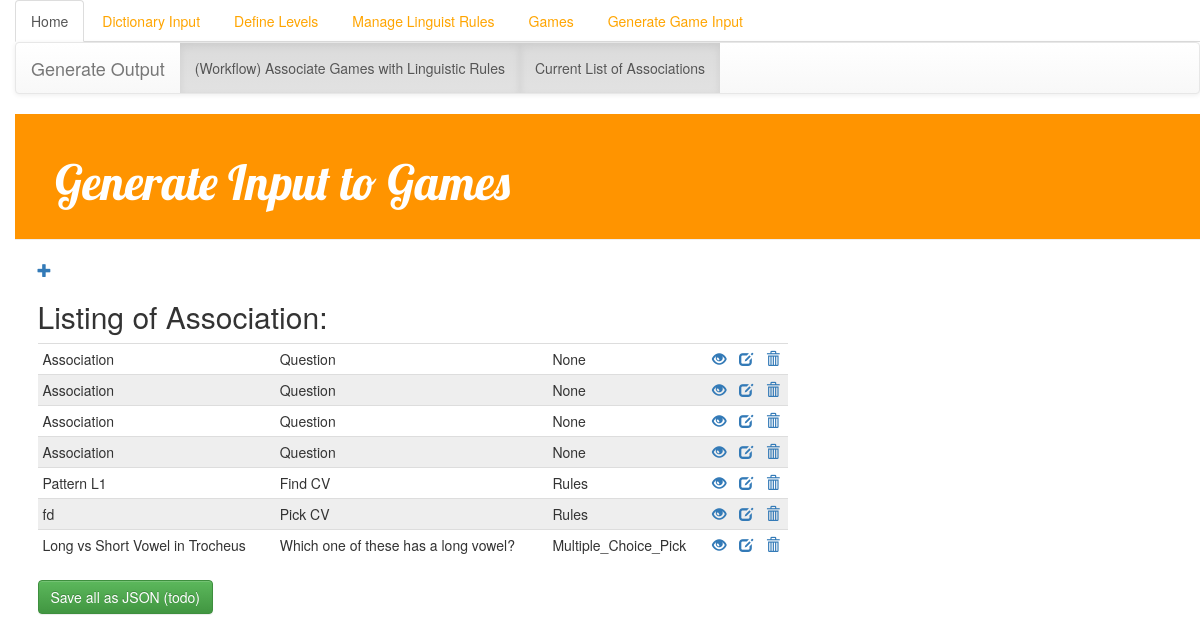
The page /Wordout/wordout_association_list/ on the database as committed earlier.
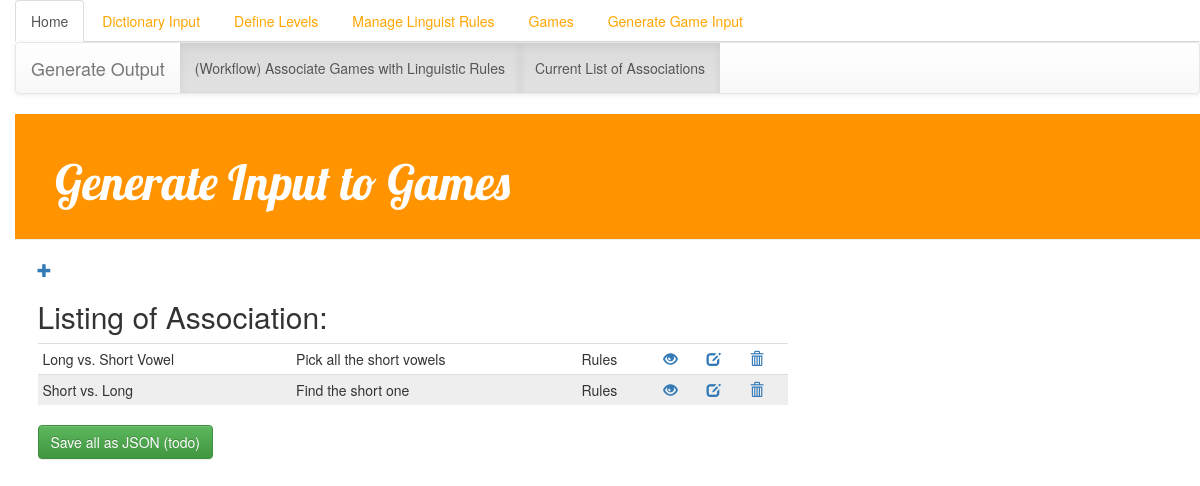
The same page on the database as committed later.
### Wordout/models.py (models this page shows, shortened)
class AssociationTable(models.Model):
    name = models.CharField(max_length=200,default='Association')
    gameType = models.ForeignKey('Games.GameType',null=True)
    linguistic_rule_input = models.ForeignKey('Linguistics.LinguisticRule', related_name='input',null=True)
    linguistic_rule_output = models.ForeignKey('Linguistics.LinguisticRule', related_name='output', null=True)
    question = models.CharField(max_length=200,default='Question',null=True)

### Games/models.py (models this page shows)
class GameType(models.Model):
    name = models.CharField(max_length=200,default='NoName',null=True)
    description = models.TextField(default='Missing Description',null=True)
    def __str__(self):
       return self.name

### Wordout/views.py (the view)
def wordout_association_list(request):
    associations = AssociationTable.objects.all()
    return render(request, 'Wordout/wordout_association_list.html',{'associations': associations})

### templates/Wordout/wordout_association_list.html
{% extends 'Wordout/base.html' %}
{% block content %}
    <a href="{% url 'wordout_new' %}" class="top-menu"><span class="glyphicon glyphicon-plus"></span></a>
    <h2> Listing of Association: </h2>
    <div class="post">
<table class="table table-condensed">
    <tbody>
    {%  for association in associations %}
        <tr>
            <td>
                {{ association.name }}
            </td>
            <td>
                {{ association.question }}
            </td>
            <td>
                {{ association.gameType }}
            </td>
            <td>
                <a href="{% url 'wordout_print' pk=association.pk %}"><span class='glyphicon glyphicon-eye-open'></span></a>
            </td>
            <td>
                <a href="{% url 'wordout_edit' pk=association.pk %}"><span class='glyphicon glyphicon-edit'></span></a>
            </td>
            <td>
                <a  href="{% url 'wordout_delete' pk=association.pk %}" onclick="return confirm('really?')">
                    <span class='glyphicon glyphicon-trash'></span>
                </a>
            </td>
        </tr>
    {%  endfor %}
    </tbody>
</table>
    </div>
    <button type="button" class="btn btn-success">Save all as JSON (todo)</button>
{% endblock %}

### templates/Wordout/base.html
{% extends 'base.html' %}
{% block allcontent %}
<nav class="navbar navbar-default">
  <div class="container-fluid">
    <div class="navbar-header">
      <a class="navbar-brand" href="{{ settings.BASE_DIR }}/Wordout/">Generate Output</a>
    </div>
    <ul class="nav navbar-nav">
        <li class="active"><a href="{{ settings.BASE_DIR }}/Wordout/wordout_associate">(Workflow) Associate Games with Linguistic Rules</a></li>
        <li class="active"><a href="{{ settings.BASE_DIR }}/Wordout/wordout_association_list">Current List of Associations</a></li>
    </ul>
  </div>
</nav>
<body>
<div class="page-header">
    <h1><a href="/">Generate Input to Games</a></h1>
</div>
<div class="content container">
    <div class="row">
        <div class="col-md-8">
            {% block content %}
            {% endblock %}
        </div>
    </div>
</div>
</body>
{% endblock allcontent %}

### templates/base.html (shortened to what this page needs)
<!DOCTYPE html>
<html lang="en">
<ul class="nav nav-tabs">
    <li class="active"><a href="{{ settings.BASE_DIR }}/Input/">Home</a></li>
    <li><a href="{{ settings.BASE_DIR }}/Database/">Dictionary Input</a></li>
    <li><a href="{{ settings.BASE_DIR }}/Levels/">Define Levels</a></li>
    <li><a href="{{ settings.BASE_DIR }}/Linguistics/">Manage Linguist Rules</a></li>
    <li><a href="{{ settings.BASE_DIR }}/Games/">Games</a></li>
    <li><a href="{{ settings.BASE_DIR }}/Wordout/">Generate Game Input</a></li>
</ul>
<head>
    <link rel="stylesheet" href="https://maxcdn.bootstrapcdn.com/bootstrap/3.3.7/css/bootstrap.min.css">
    <link rel="stylesheet" href="//maxcdn.bootstrapcdn.com/bootstrap/3.2.0/css/bootstrap.min.css">
    <link rel="stylesheet" href="//maxcdn.bootstrapcdn.com/bootstrap/3.2.0/css/bootstrap-theme.min.css">
{% load staticfiles %}
    <link rel="stylesheet" type="text/css" href="{% static 'Input/css/style.css' %}" />
    <link rel="stylesheet" type="text/css" href="{% static 'Database/css/style.css' %}" />
</head>
{% block allcontent %}
{% endblock %}
</html>

### Input/static/Input/css/style.css (style rules this page uses)
body { padding-left: 15px; }
h1 a { color: #FCA205; font-family: 'Lobster'; }
li a { color: #ff55b5; }
h1 a { color: #fc7499; }
li a:link { color: orange; }
.page-header { background-color: #ff9400; margin-top: 0; padding: 20px 20px 20px 40px; }
.page-header h1, .page-header h1 a, .page-header h1 a:visited, .page-header h1 a:active { color: #ffffff; font-size: 36pt; text-decoration: none; }
table tr:nth-child(even) { background-color: #eee; }
table tr:nth-child(odd) { background-color:#fff; }

Rows that differ between the two databases and show on the page:
removed AssociationTable: name "Association", question "Question", gameType "None"
removed AssociationTable: name "Association", question "Question", gameType "None"
removed AssociationTable: name "Association", question "Question", gameType "None"
removed AssociationTable: name "Association", question "Question", gameType "None"
removed AssociationTable: name "Pattern L1", question "Find CV", gameType "Rules"
removed AssociationTable: name "fd", question "Pick CV", gameType "Rules"
removed AssociationTable: name "Long vs Short Vowel in Trocheus", question "Which one of these has a long vowel?", gameType "Multiple_Choice_Pick"
added AssociationTable: name "Long vs. Short Vowel", question "Pick all the short vowels", gameType "Rules"
added AssociationTable: name "Short vs. Long", question "Find the short one", gameType "Rules"
